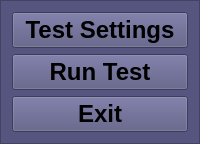
           <widget class="QFrame" name="frm_mainbtns">
            <property name="styleSheet">
             <string notr="true">background-color: rgb(85, 85, 127)
</string>
            </property>
            <property name="frameShape">
             <enum>QFrame::StyledPanel</enum>
            </property>
            <property name="frameShadow">
             <enum>QFrame::Raised</enum>
            </property>
            <layout class="QVBoxLayout" name="verticalLayout">
             <item>
              <widget class="QPushButton" name="btn_testSettings">
               <property name="font">
                <font>
                 <pointsize>18</pointsize>
                 <weight>75</weight>
                 <bold>true</bold>
                </font>
               </property>
               <property name="text">
                <string>Test Settings</string>
               </property>
              </widget>
             </item>
             <item>
              <widget class="QPushButton" name="btn_runTest">
               <property name="font">
                <font>
                 <pointsize>18</pointsize>
                 <weight>75</weight>
                 <bold>true</bold>
                </font>
               </property>
               <property name="text">
                <string>Run Test</string>
               </property>
              </widget>
             </item>
             <item>
              <widget class="QPushButton" name="btn_exit">
               <property name="font">
                <font>
                 <pointsize>18</pointsize>
                 <weight>75</weight>
                 <bold>true</bold>
                </font>
               </property>
               <property name="text">
                <string>Exit</string>
               </property>
              </widget>
             </item>
            </layout>
           </widget>
